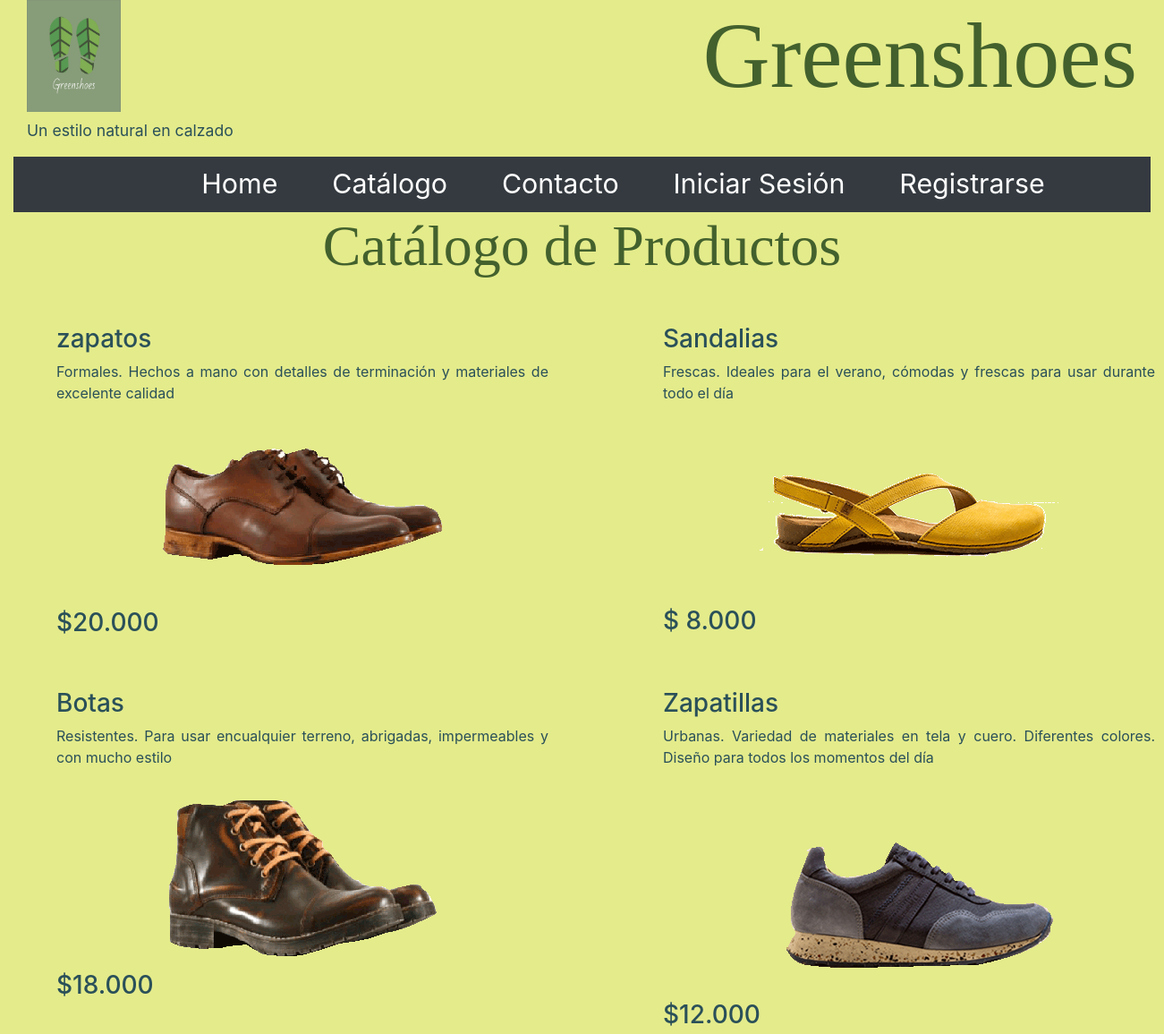
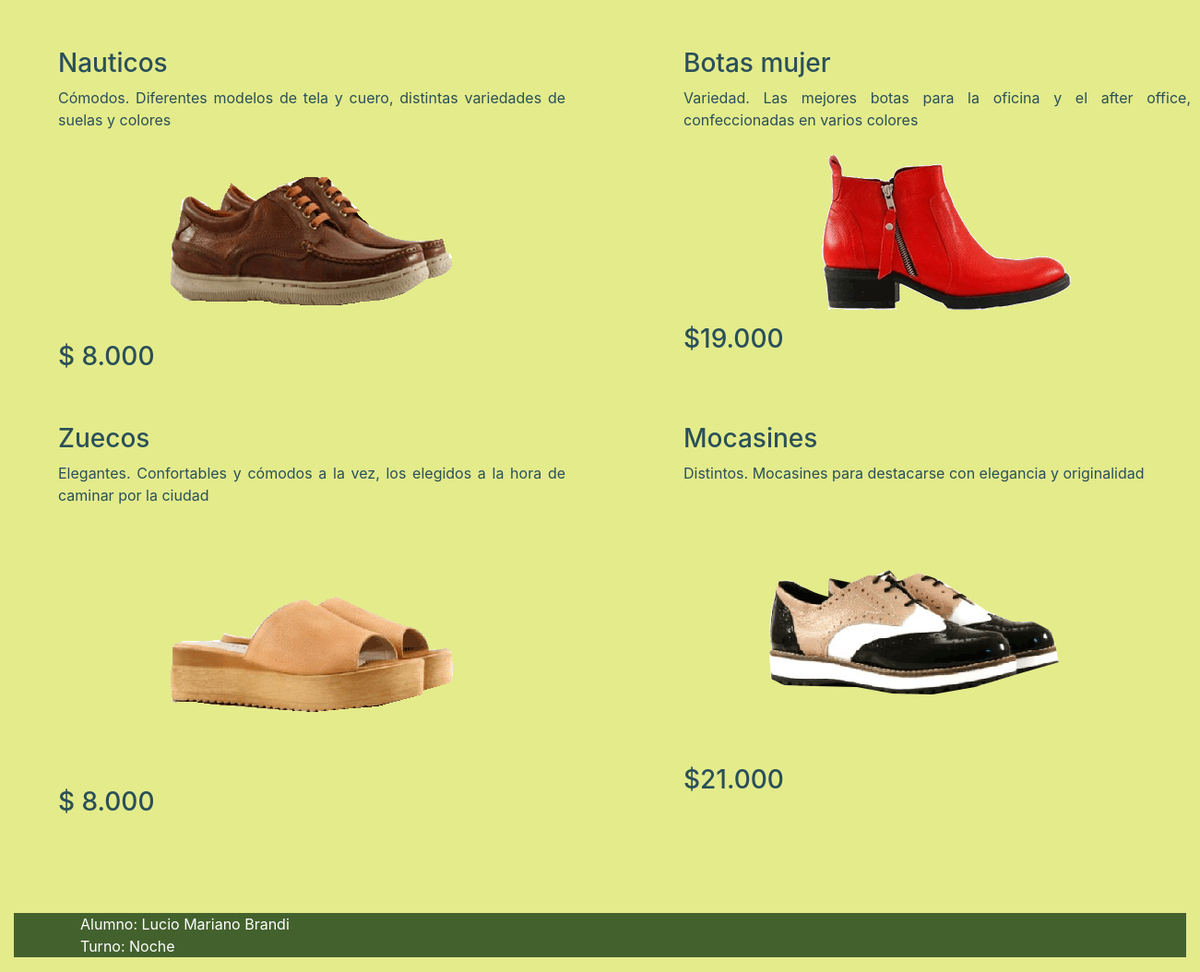
/index.php?m=muestrario, run on the app's committed database (2 pictures, top to bottom).
### tables this page shows
CREATE TABLE `productos` (
  `productos_id` int(10) UNSIGNED NOT NULL,
  `usuario_id` int(10) UNSIGNED NOT NULL,
  `categorias_id` tinyint(3) UNSIGNED NOT NULL,
  `nombre` varchar(50) NOT NULL,
  `descripcion` tinytext NOT NULL,
  `precio` varchar(25) NOT NULL,
  `texto` varchar(255) NOT NULL,
  `imagen` varchar(255) NOT NULL,
  `imagen_descripcion` varchar(150) NOT NULL
);

### classes/Producto.php (called while the page is built, shortened)
<?php
class Producto {
protected $productos_id;
protected $nombre;
protected $descripcion;
protected $precio;
protected $imagen;
protected $imagen_descripcion;
public function datosFromArray(): array
{
    $db =( new Conexion())->getConexion();;
    $query = "SELECT * FROM productos";
    $stmt = $db->prepare($query);
    $stmt->execute();
    $stmt->setFetchMode(PDO::FETCH_CLASS, self::class);
    return $stmt->fetchAll();
}
    public function getProductoId(): int
    {
        return $this->productos_id;
    }
    public function getNombre(): string
    {
        return $this->nombre;
    }
    public function getDescripcion(): string
    {
        return $this->descripcion;
    }
    public function getPrecio(): string
    {
        return $this->precio;
    }
    public function getImagen(): string
    {
        return $this->imagen;
    }
    public function getImagenDescripcion(): string
    {
        return $this->imagen_descripcion;
    }
}

### menu/muestrario.php (the view)
<?php
$producto = new Producto();
$productos = $producto->datosFromArray();
?>
    <section>
            <h2 class="mb-5">Catálogo de Productos</h2>
       <div class="muestrario">
        <?php
        foreach($productos as $producto):
        ?>
             <a href="index.php?m=detalleprod&id=<?= $producto->getProductoId();?>"  class="producto">
                <article class="mb-5 sm-col-12">
                    <div class="producto_parrafo">
                        <h3><?= htmlspecialchars($producto->getNombre());?></h3>
                        <p><?= htmlspecialchars($producto->getDescripcion());?></p>
                    </div>
                    <picture class="d-flex justify-content-center">
                        <source srcset="<?= 'imagenes/' . $producto->getImagen();?>" media="all and (min-width: 46.875em)">
                        <img class="img-fluid" src="<?= 'imagenes/' . $producto->getImagen();?>" alt="<?= htmlspecialchars($producto->getImagenDescripcion());?>">
                    </picture>
                    <h3 class="precio"><?= htmlspecialchars($producto->getPrecio()); ?></h3>
                </article>
            </a>
        <?php
        endforeach;
        ?>
        </div>
    </section>

### index.php (shortened to what this page needs)
<?php
$seccionActual = $_GET['m'] ?? 'home';
?>
<!DOCTYPE html>
<html lang="es">
<head>
	<link rel="stylesheet" href="css/bootstrap.min.css">
	<link rel="stylesheet" type="text/css" href="css/estilos.css">
</head>
<body class="bg-fondo container-fluid col">
    <header class="container-fluid">
        <h1 class="brand">Greenshoes</h1>
        <p class="cabeza">Un estilo natural en calzado</p>
    </header>
    <nav class="navbar navbar-expand-md navbar-dark bg-dark text-bar">
        <div class=" collapse navbar-collapse" id="navbarResponsive">
            <ul>
                <li><a href="index.php" class="text-decoration-none">Home</a></li>
                <li><a href="index.php?m=muestrario" class="text-decoration-none">Catálogo</a></li>
                <li><a href="index.php?m=contacto" class="text-decoration-none">Contacto</a></li>
                <li><a href="index.php?m=iniciar-sesion" class="text-decoration-none">Iniciar Sesión</a></li><li><a href="admin" class="text-decoration-none">Registrarse</a></li>
            </ul>
        </div>
       </nav>
    <main class="cuerpo">
        <div class="container-flex">
        <?php
            require __DIR__ . '/menu/' . $seccionActual . ".php";
        ?>
        </div>
    </main>
    <footer>
        <ul>
            <li>Alumno: Lucio Mariano Brandi</li>
            <li>Turno: Noche</li>
        </ul>
    </footer>
</body>
</html>

### css/estilos.css (style rules this page uses)
* { box-sizing: border-box; }
.brand { color: #43612d; font-size: 8vw; font-family: cursive; background-image: url(../imagenes/Logon.gif); background-repeat: no-repeat; background-size: contain; display: flex; justify-content: flex-end; }
h1 { color: #2a5059; font-size: 3em; }
nav ul { display: flex; flex-wrap: wrap; position: relative; left: 10%; margin-bottom: 0; list-style: none; }
nav ul li a { color: white; padding-right: 1em; padding-left: 1em; font-size: 1.9em; }
h2 { text-align: center; color: #43612d; font-family: 'bad-script'; font-size: 4em; }
h3 { color: #2a5059; }
p { color: #2a5059; text-align: justify; }
.cabeza { font-size: 1.1em; }
.bg-fondo { background-color: #e4eb8b; }
footer { background-color: #43612d; list-style: none; }
footer ul { display: block; color: white; margin-bottom: 1em; list-style-type: none; }
footer ul li { color: white; margin-left: 2em; }
.muestrario { display: grid; grid-template-columns:550px 550px; grid-column-gap: 8em; margin: 3em; }
.producto { display: flex; }

### data on the page
productos: nombre "zapatos", descripcion "Formales. Hechos a mano con detalles de terminación y materiales de excelente calidad", imagen (picture), precio "$20.000"
productos: nombre "Sandalias", descripcion "Frescas. Ideales para el verano, cómodas y frescas para usar durante todo el día", imagen (picture), precio "$ 8.000"
productos: nombre "Botas", descripcion "Resistentes. Para usar encualquier terreno, abrigadas, impermeables y con mucho estilo", imagen (picture), precio "$18.000"
productos: nombre "Zapatillas", descripcion "Urbanas. Variedad de materiales en tela y cuero. Diferentes colores. Diseño para todos los momentos del día", imagen (picture), precio "$12.000"
productos: nombre "Nauticos", descripcion "Cómodos. Diferentes modelos de tela y cuero, distintas variedades de suelas y colores", imagen (picture), precio "$ 8.000"
productos: nombre "Botas mujer", descripcion "Variedad. Las mejores botas para la oficina y el after office, confeccionadas en varios colores", imagen (picture), precio "$19.000"
productos: nombre "Zuecos", descripcion "Elegantes. Confortables y cómodos a la vez, los elegidos a la hora de caminar por la ciudad", imagen (picture), precio "$ 8.000"
productos: nombre "Mocasines", descripcion "Distintos. Mocasines para destacarse con elegancia y originalidad", imagen (picture), precio "$21.000"
